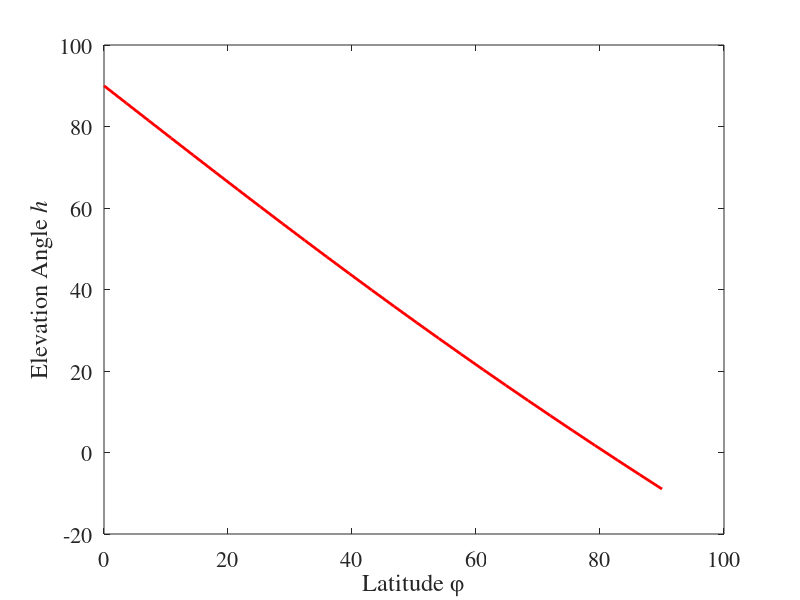

Here is the MATLAB script that generated this plot:
% Plot of elevation angle for a geostationary satellite
% as seen from a position on the surface on the Earth
% at latitude y = phi

% Written July 31, 2008
% by Kai Borre

set(0,'DefaultTextFontName','Times');
set(0,'DefaultAxesFontName','Times');
set(0,'DefaultTextFontSize',16);

%aG/aE = 6.34;
aE = 6700;
aG = 42486;
x = 0:pi/50:pi/2;
y = atan( (cos(x)-aE/aG)./sin(x));

figure(1);
plot(x*180/pi,y*180/pi,'-r','linewidth',2)
xlabel('Latitude {\phi}','fontsize',16,'fontname','Times')
ylabel('Elevation Angle {\ith}','fontsize',16,'fontname','Times')
set(gca,'Fontsize',16);
print -depsc2 easy1422

% Sample of computing elevation angle y = h for given x = phi
x = 57*pi/180;
y = atan(abs(aE/aG-cos(x))/sin(x));
y = y*180/pi 

%%%%%%%%%%%%% end easy142.m  %%%%%%%%%%%%%%%%%%%%